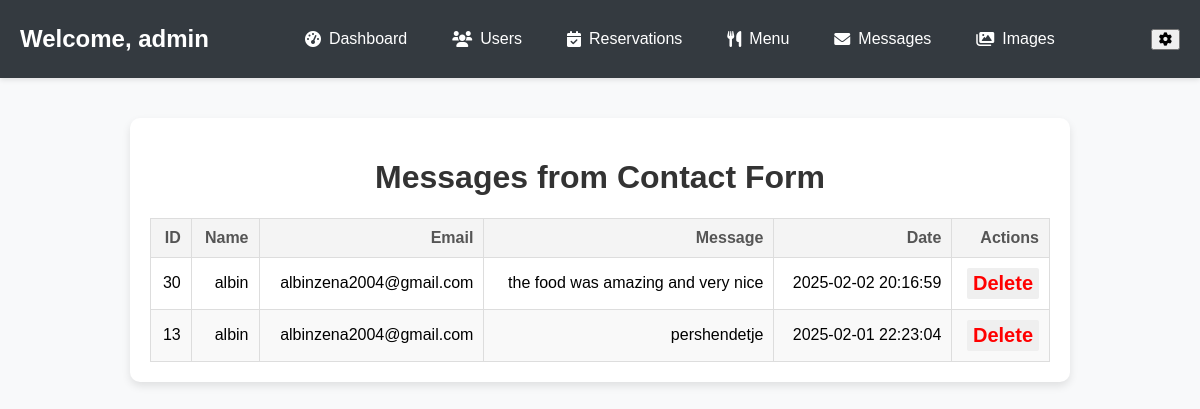
The app's page /messages.php (signed in) with its own data.
### tables this page shows
CREATE TABLE `contactmessages` (
  `MessageID` int(11) NOT NULL,
  `FullName` varchar(100) NOT NULL,
  `Email` varchar(100) NOT NULL,
  `Message` text NOT NULL,
  `CreatedAt` timestamp NOT NULL DEFAULT current_timestamp()
);

### messages.php (the view, shortened to what this page needs)
<?php
$db = new DataBaza();
$conn = $db->getConnection();
$sql = "SELECT * FROM contactmessages ORDER BY CreatedAt DESC";
$result = $conn->query($sql);
?>
<!DOCTYPE html>
<html lang="en">
<head>
    <link rel="stylesheet" href="https://cdnjs.cloudflare.com/ajax/libs/font-awesome/6.0.0/css/all.min.css">
</head>
<body>
    <?php include("dashboard.php"); ?>
    <div class="messages-container">
        <h1>Messages from Contact Form</h1>
        <table>
            <thead>
                <tr>
                    <th>ID</th>
                    <th>Name</th>
                    <th>Email</th>
                    <th>Message</th>
                    <th>Date</th>
                    <th>Actions</th>
                </tr>
            </thead>
            <tbody id="messages-table-body">
                <?php
                if ($result->num_rows > 0) {
                    while ($row = $result->fetch_assoc()) {
                        echo "<tr id='message-" . htmlspecialchars($row['MessageID']) . "'>
                                <td data-label='ID'>" . htmlspecialchars($row['MessageID']) . "</td>
                                <td data-label='Name'>" . htmlspecialchars($row['FullName']) . "</td>
                                <td data-label='Email'>" . htmlspecialchars($row['Email']) . "</td>
                                <td data-label='Message'>" . htmlspecialchars($row['Message']) . "</td>
                                <td data-label='Date'>" . htmlspecialchars($row['CreatedAt']) . "</td>
                                <td data-label='Actions'>
                                    <button onclick='deleteMessage(" . htmlspecialchars($row['MessageID']) . ")' class='btn btn-delete'>Delete</button>
                                </td>
                              </tr>";
                    }
                } else {
                    echo "<tr><td colspan='6'>No messages found.</td></tr>";
                }
                ?>
            </tbody>
        </table>
    </div>
</body>
</html>

### dashboard.css (style rules this page uses)
body { margin: 0; font-family: Arial, sans-serif; background-color: #f8f9fa; }

### messages.php (style rules this page uses)
.messages-container { padding: 20px; max-width: 900px; margin: 40px auto; background: white; border-radius: 10px; box-shadow: 0 4px 8px rgba(0, 0, 0, 0.1); overflow-x: auto; }
.messages-container h1 { text-align: center; color: #333; }
.messages-container table { width: 100%; border-collapse: collapse; margin-top: 20px; }
.messages-container table th, .messages-container table td { border: 1px solid #ddd; padding: 10px; text-align: right; }
.messages-container table th { background-color: #f4f4f4; color: #555; }
.messages-container table tr:nth-child(even) { background-color: #f9f9f9; }
.messages-container .btn { padding: 4px 6px; text-decoration: none; color: white; border-radius: 2px; font-size: 11px; cursor: pointer; transition: background-color 0.3s ease; display: inline-block; }
.messages-container .btn-delete { border: none; color: red; font-weight: bold; font-size: 20px; }

### records on screen
contactmessages: MessageID "30", FullName "albin", Email "albinzena2004@gmail.com", Message "the food was amazing and very nice", CreatedAt "2025-02-02 20:16:59"
contactmessages: MessageID "13", FullName "albin", Email "albinzena2004@gmail.com", Message "pershendetje", CreatedAt "2025-02-01 22:23:04"

### other values on screen
$adminName "admin"
